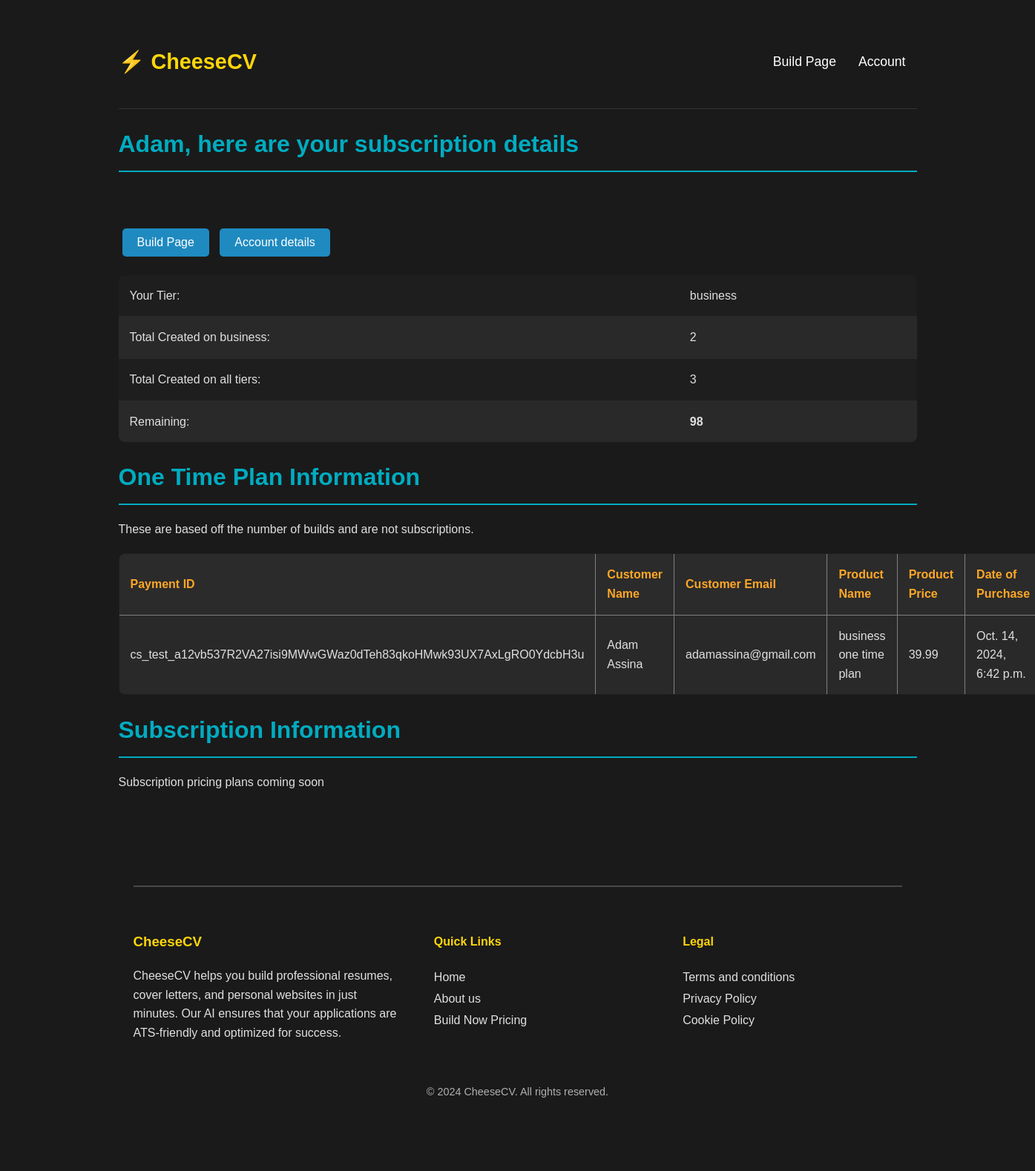
Page /12/subscriptions (signed in) on the committed database.
### resume_app/models.py (models this page shows, shortened)
class UserProfile(models.Model):
    def profile_image_upload_to(instance, filename):
        return f"profile_pictures/{instance.account.id}.jpg"
    id = models.AutoField(primary_key=True)
    account = models.ForeignKey(Account, on_delete=models.CASCADE, null=True, related_name='account_user_profile')
    first_name = models.CharField(max_length=255)
    last_name = models.CharField(max_length=255)
    phone = models.CharField(max_length=15)
    city = models.CharField(max_length=255)
    state = models.CharField(max_length=255)
    linkedin_link = models.CharField(blank=True, null=True, max_length=255)
    resume_link = models.URLField(blank=True, null=True)
    github_link = models.CharField(blank=True, null=True, max_length=255)
    website_link = models.URLField(blank=True, null=True)
    profile_image = models.ImageField(upload_to=profile_image_upload_to, storage=OverwriteStorage(), blank=True, null=True)
    spoken_languages = models.CharField(max_length=255, blank=True, null=True)
    programming_languages = models.CharField(max_length=255, blank=True, null=True)
    technical_skills = models.CharField(max_length=255, blank=True, null=True)
    leadership = models.CharField(max_length=255, blank=True, null=True)

class Account(models.Model):
    id = models.AutoField(primary_key=True)
    user = models.ForeignKey(User, on_delete=models.CASCADE, null=True, related_name='account_user')
    name = models.CharField(max_length=255, unique=True)  # needs to be unique
    password = models.CharField(max_length=255)  # Store hashed password
    email = models.EmailField()
    tier = models.CharField(max_length=255, default="free")
    educations = models.ForeignKey('Education', on_delete=models.SET_NULL, null=True, related_name='education_account')
    user_profile = models.ForeignKey('UserProfile', on_delete=models.SET_NULL, null=True, related_name='user_profile_account')
    user_plan = models.ForeignKey('Plan', on_delete=models.SET_NULL, null=True, related_name='user_plan')
    user_payment = models.ForeignKey('Payment', on_delete=models.SET_NULL, null=True, related_name='user_payment')
    resume_links = models.CharField(max_length=100000, blank=True, null=True, help_text="Separate links with commas")
    unique_words = models.CharField(max_length=10000000, blank=True, null=True, help_text="Separate action words with commas")
    reset_password_code = models.CharField(max_length=255, null=True)
    is_active = models.BooleanField(default=True)

class Plan(models.Model):
    id = models.AutoField(primary_key=True)
    type = models.CharField(max_length=255, default="free")
    account = models.ForeignKey(Account, on_delete=models.CASCADE, null=True)
    forms_remaining = models.IntegerField(default=2)
    forms_filled_on_current_plan = models.IntegerField(default=0)
    total_forms_filled = models.IntegerField(default=0)
    total_cover_letters = models.IntegerField(default=0)
    total_tailored_resumes = models.IntegerField(default=0)
    subscription_ids = models.CharField(max_length=100000, blank=True, null=True, help_text="subscription_ids seperated by commas")

class Payment(models.Model):
    PAYMENT_MODE_CHOICES = [
        ('payment', 'Payment'),
        ('subscription', 'Subscription'),
    ]
    mode = models.CharField(max_length=20, choices=PAYMENT_MODE_CHOICES, default='payment')
    account = models.ForeignKey(Account, on_delete=models.CASCADE, null=True, related_name='account_payments')
    subscription_id = models.CharField(max_length=100000, blank=True, null=True)
    start_date = models.DateTimeField(blank=True, null=True)
    end_date = models.DateTimeField(blank=True, null=True)
    subscription_status = models.CharField(max_length=100, blank=True, null=True)
    subscription_cancel_status = models.BooleanField(default=False)
    subscription_cancel_status_text = models.CharField(max_length=100, blank=True, null=True)
    customer_id = models.CharField(max_length=100, blank=True, null=True)
    customer_email = models.CharField(max_length=100000, blank=True, null=True)
    customer_name = models.CharField(max_length=100000, blank=True, null=True)
    price_id = models.CharField(max_length=100, blank=True, null=True)
    product_name = models.CharField(max_length=255, blank=True, null=True)
    product_price = models.DecimalField(max_digits=10, decimal_places=2, blank=True, null=True)

### resume_app/views.py (the view)
# urls.py: path('<int:account_id>/subscriptions', subscriptions, name='subscriptions'),
@login_required
def subscriptions(request, account_id):
    account = Account.objects.get(id=account_id)
    user_plan = Plan.objects.get(account = account)
    userprofile = UserProfile.objects.get(account = account)
    payment_instances = Payment.objects.filter(account=account)
    subscription_exists = any(payment_instance.mode == 'subscription' for payment_instance in payment_instances)
    if request.method == 'GET':
        context = {
                    'account' : account,
                    'user_profile': userprofile,
                    'user_plan' : user_plan,
                    'payment_instances' : payment_instances ,
                    'remaining' : user_plan.forms_remaining - user_plan.forms_filled_on_current_plan,
                    'subscription_exists': subscription_exists,
        }
        return render(request, 'subscriptions.html' , context)

### resume_app/templates/subscriptions.html (shortened to what this page needs)
{% extends 'index.html' %}
{% load static %}
{% block header_links %}
        <a href="{% url 'confirmation' account_id=account.id %}">  Build Page </a>
        <a href="{% url 'account' account_id=account.id %}">  Account </a>
{% endblock %}
{% block content %}
<h1>{{user_profile.first_name}}, here are your subscription details </h1>
    <br> <br>
    <a href="{% url 'confirmation' account_id=account.id %}" class="reload_resume_and_website-button">
        <button type="button"> Build Page </button>
    </a>
    <a href="{% url 'account' account_id=account.id %}" class="reload_resume_and_website-button">
        <button type="button"> Account details </button>
    </a>
    <table class="user-info-table">
        <tr>
            <td>Your Tier:</td>
            <td>{{account.tier}}</td>
        </tr>
        <tr>
            <td>Total Created on {{account.tier}}:</td>
            <td>{{user_plan.forms_filled_on_current_plan}}</td>
        </tr>
        <tr>
            <td>Total Created on all tiers:</td>
            <td>{{user_plan.total_forms_filled}} </td>
        </tr>
        <tr>
            <td>Remaining:</td>
            <td> <b> {{remaining}} </b> </td>
        </tr>
    </table>
    <h1> One Time Plan Information </h1>
    <p> These are based off the number of builds and are not subscriptions.</p>
    {% if payment_instances %}
        {% for payment_instance in payment_instances %}
            {% if payment_instance.mode == 'payment' %}
                <table border="1">
                    <tr>
                        <th>Payment ID</th>
                        <th>Customer Name</th>
                        <th>Customer Email</th>
                        <th>Product Name</th>
                        <th>Product Price</th>
                        <th>Date of Purchase</th>
                    </tr>
                        <tr>
                            <td>{{ payment_instance.subscription_id }}</td>
                            <td>{{ payment_instance.customer_name }}</td>
                            <td>{{ payment_instance.customer_email }}</td>
                            <td>{{ payment_instance.product_name }}</td>
                            <td>{{ payment_instance.product_price }}</td>
                            <td>{{ payment_instance.start_date }}</td>
                        </tr>
                </table>
            {% endif %}
        {% endfor %}
    {% else %}
        <b> <p>No one time payment plans found for this account</p> </b>
    {% endif %}
    <h1> Subscription Information </h1>
    <p> Subscription pricing plans coming soon  </p>
<br><br>
{% endblock %}

### resume_app/templates/index.html (style rules this page uses)
body { padding: 0 10%; margin: 0; background-color: #121212; color: #ffffff; font-family: 'Poppins', sans-serif; }
html { scroll-behavior: smooth; }
.header-nav a { color: #ffffff; margin: 0 15px; text-decoration: none; font-size: 1.1em; }

### resume_app/templates/subscriptions.html (style rules this page uses)
body { background-color: #1a1a1a; color: #e0e0e0; font-family: 'Arial', sans-serif; line-height: 1.6; margin: 20px; }
h1 { color: #00acc1; border-bottom: 2px solid #00acc1; padding-bottom: 10px; margin-bottom: 20px; }
a.reload_resume_and_website-button button { background-color: #1f8ac0; color: #ffffff; border: none; padding: 10px 20px; margin: 5px; cursor: pointer; border-radius: 5px; transition: background-color 0.3s ease; text-align: center; font-size: 16px; }
a.reload_resume_and_website-button { text-decoration: none; }
table { width: 100%; border-collapse: collapse; margin: 20px 0; background-color: #1e1e1e; border-radius: 8px; overflow: hidden; }
table th, table td { padding: 15px; text-align: left; }
table th { background-color: #2b2b2b; color: #ffa726; font-weight: bold; }
table td { border-bottom: 1px solid #2a2a2a; }
table tr:nth-child(even) { background-color: #292929; }
table tr:last-child td { border-bottom: none; }
button { background-color: #d32f2f; color: #ffffff; border: none; padding: 8px 15px; border-radius: 5px; cursor: pointer; transition: background-color 0.3s ease; }
p { margin: 15px 0; }

### rows in the picture
UserProfile: first_name "Adam"
Account: tier "business"
Plan: forms_filled_on_current_plan "2", total_forms_filled "3"
Payment: subscription_id "cs_test_a12vb537R2VA27isi9MWwGWaz0dTeh83qkoHMwk93UX7AxLgRO0YdcbH3u", customer_name "Adam Assina", customer_email "adamassina@gmail.com", product_name "business one time plan", product_price "39.99", start_date "Oct. 14, 2024, 6:42 p.m."

### other values in the picture
{{ remaining }} "98"
